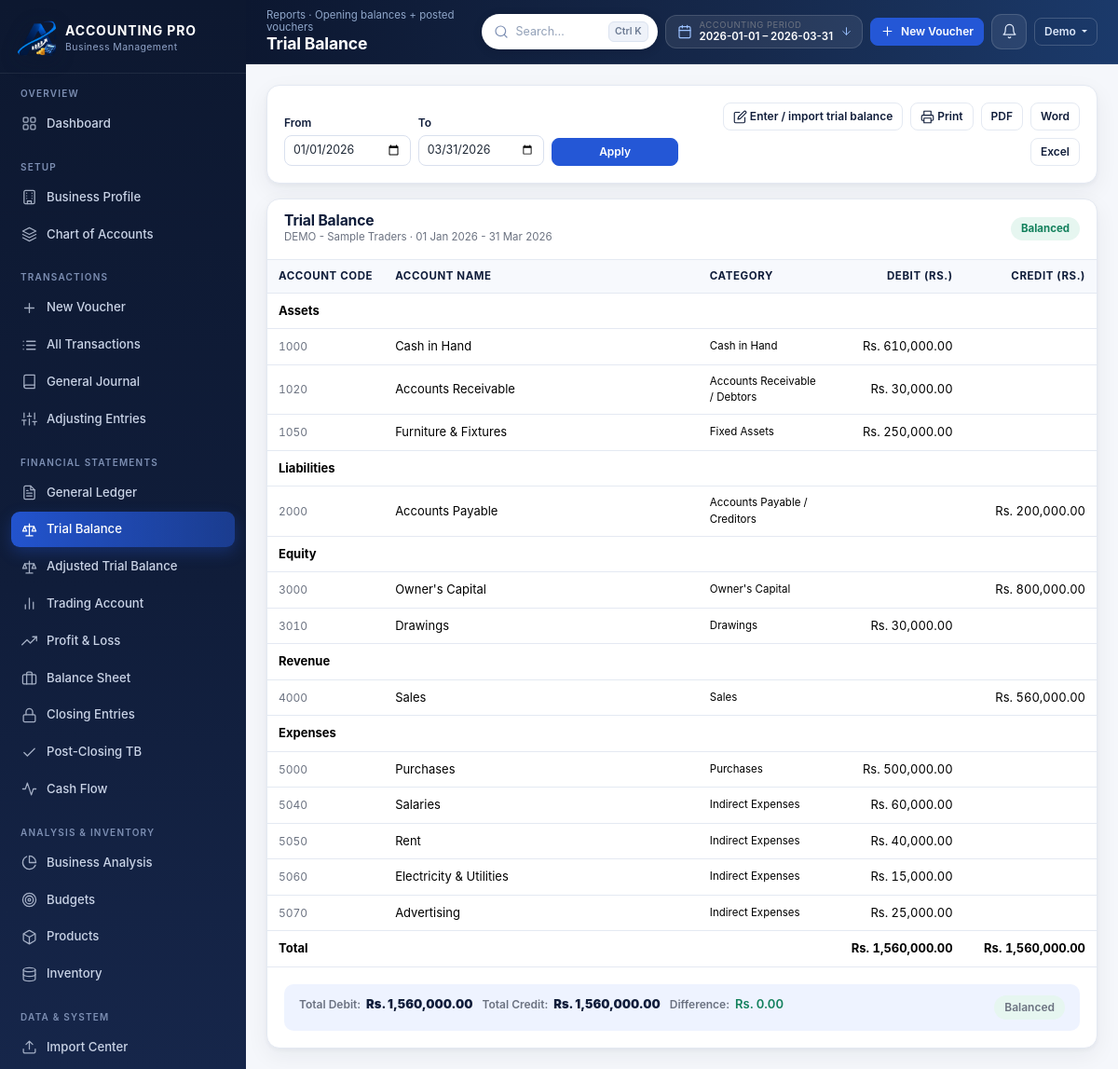
Screenshot of /trial-balance (signed in) with the database file from the repository.
### models.py (models this page shows, shortened)
class AccountingPeriod(db.Model):
    __tablename__ = "accounting_periods"
    __table_args__ = (UniqueConstraint("business_id", "label", name="uq_period_label"),)
    id = db.Column(Integer, primary_key=True)
    business_id = db.Column(Integer, ForeignKey("businesses.id", ondelete="CASCADE"),
                            nullable=False, index=True)
    label = db.Column(String(120), nullable=False)
    kind = db.Column(String(20), default="Yearly", nullable=False)
    start_date = db.Column(Date, nullable=False)
    end_date = db.Column(Date, nullable=False)
    is_active = db.Column(Boolean, default=True, nullable=False)
    is_closed = db.Column(Boolean, default=False, nullable=False)
    created_at = db.Column(DateTime, default=datetime.utcnow, nullable=False)
    business = relationship("Business", back_populates="periods")

class User(db.Model):
    __tablename__ = "users"
    id = db.Column(Integer, primary_key=True)
    name = db.Column(String(120), nullable=False)
    email = db.Column(String(190), nullable=False, unique=True, index=True)
    password_hash = db.Column(String(255), nullable=False)
    is_active = db.Column(Boolean, default=True, nullable=False)
    reset_token = db.Column(String(120), index=True)
    reset_expires = db.Column(DateTime)
    last_login = db.Column(DateTime)
    created_at = db.Column(DateTime, default=datetime.utcnow, nullable=False)
    businesses = relationship("Business", back_populates="user",
                              cascade="all, delete-orphan")
    settings = relationship("UserSettings", back_populates="user", uselist=False,
                            cascade="all, delete-orphan")

class Business(db.Model):
    __tablename__ = "businesses"
    id = db.Column(Integer, primary_key=True)
    user_id = db.Column(Integer, ForeignKey("users.id", ondelete="CASCADE"),
                        nullable=False, index=True)
    name = db.Column(String(190), nullable=False)
    logo = db.Column(String(255))
    owner_name = db.Column(String(150))
    address = db.Column(Text)
    phone = db.Column(String(50))
    email = db.Column(String(190))
    business_type = db.Column(String(100))
    currency = db.Column(String(8), default="PKR", nullable=False)
    fy_start = db.Column(Date, default=lambda: date(2026, 1, 1), nullable=False)
    fy_end = db.Column(Date, default=lambda: date(2026, 3, 31), nullable=False)
    accounting_method = db.Column(String(20), default="Accrual", nullable=False)
    description = db.Column(Text)
    created_at = db.Column(DateTime, default=datetime.utcnow, nullable=False)
    updated_at = db.Column(DateTime, default=datetime.utcnow, onupdate=datetime.utcnow)
    user = relationship("User", back_populates="businesses")
    periods = relationship("AccountingPeriod", back_populates="business",
                           cascade="all, delete-orphan")
    accounts = relationship("Account", back_populates="business",
                            cascade="all, delete-orphan")
    def active_period(self):
        for p in self.periods:
            if p.is_active:
                return p
        return self.periods[0] if self.periods else None

class Account(db.Model):
    __tablename__ = "accounts"
    __table_args__ = (
        UniqueConstraint("business_id", "code", name="uq_account_code"),
        Index("ix_account_business_cat", "business_id", "category"),
    )
    id = db.Column(Integer, primary_key=True)
    business_id = db.Column(Integer, ForeignKey("businesses.id", ondelete="CASCADE"),
                            nullable=False, index=True)
    code = db.Column(String(20), nullable=False)
    name = db.Column(String(150), nullable=False)
    category = db.Column(String(30), nullable=False)
    subcategory = db.Column(String(40), nullable=False)
    normal_balance = db.Column(String(10), nullable=False, default="Debit")
    opening_debit = db.Column(Money, default=ZERO, nullable=False)
    opening_credit = db.Column(Money, default=ZERO, nullable=False)
    description = db.Column(Text)
    is_active = db.Column(Boolean, default=True, nullable=False)
    created_at = db.Column(DateTime, default=datetime.utcnow, nullable=False)
    business = relationship("Business", back_populates="accounts")
    lines = relationship("JournalLine", back_populates="account")
    @property
    def subcategory_label(self):
        return SUBCATEGORIES.get(self.subcategory, (self.subcategory, self.category))[0]
    @property
    def opening_net(self):
        return money(self.opening_debit) - money(self.opening_credit)

### app.py (the view)
    @app.route("/trial-balance")
    @business_required
    def trial_balance_page():
        business = get_business()
        start, end = period_range()
        data = trial_balance(business.id, start, end)
        by_cat = {}
        for row in data["rows"]:
            by_cat.setdefault(row["category"], []).append(row)
        return render_template("trial_balance.html", data=data, by_cat=by_cat,
                               include_zero=request.args.get("zero") == "1")

### templates/trial_balance.html (shortened to what this page needs)
{% extends 'base.html' %}
{% from 'partials/icons.html' import icon %}
{% from 'partials/macros.html' import empty_state %}
{% block page_title %}Trial Balance{% endblock %}
{% block crumb %}Reports · Opening balances + posted vouchers{% endblock %}
{% block content %}
<div class="card mb-3 no-print">
  <div class="card-body">
    <div class="row g-2 align-items-end">
      <div class="col-12 col-lg-6">
        <form method="get" class="row g-2 align-items-end">
          <div class="col-6 col-md-4">
            <label class="form-label">From</label>
            <input type="date" class="form-control form-control-sm" name="start" value="{{ period_start }}">
          </div>
          <div class="col-6 col-md-4">
            <label class="form-label">To</label>
            <input type="date" class="form-control form-control-sm" name="end" value="{{ period_end }}">
          </div>
          <div class="col-12 col-md-4">
            <button class="btn btn-primary btn-sm w-100" type="submit">Apply</button>
          </div>
        </form>
      </div>
      <div class="col-12 col-lg-6 d-flex flex-wrap gap-2 justify-content-lg-end">
        <a class="btn btn-sm btn-ghost" href="{{ url_for('trial_balance_manual') }}">
          {{ icon('edit') }} Enter / import trial balance</a>
        <button class="btn btn-sm btn-ghost" type="button" data-print>{{ icon('printer') }} Print</button>
        <a class="btn btn-sm btn-ghost" href="{{ url_for('export_report', fmt='pdf', report_name='trial_balance') }}">PDF</a>
        <a class="btn btn-sm btn-ghost" href="{{ url_for('export_report', fmt='word', report_name='trial_balance') }}">Word</a>
        <a class="btn btn-sm btn-ghost" href="{{ url_for('export_report', fmt='excel', report_name='trial_balance') }}">Excel</a>
      </div>
    </div>
  </div>
</div>
<div class="card">
  <div class="card-header">
    <div>
      <h3>Trial Balance</h3>
      <div class="hint">{{ business.name }} · {{ period_label }}</div>
    </div>
    <span class="status-pill {{ 'ok' if data.is_balanced else 'bad' }}">
      {{ 'Balanced' if data.is_balanced else 'Not balanced' }}
    </span>
  </div>
  <div class="table-wrap">
    <table class="table table-stack align-middle">
      <thead>
        <tr>
          <th style="width:12%">Account Code</th>
          <th>Account Name</th>
          <th style="width:16%">Category</th>
          <th class="text-end" style="width:16%">Debit (Rs.)</th>
          <th class="text-end" style="width:16%">Credit (Rs.)</th>
        </tr>
      </thead>
      <tbody>
        {% for cat, rows in by_cat.items() %}
          <tr style="background:#f7f9fd">
            <td colspan="5"><strong>{{ cat }}</strong></td>
          </tr>
          {% for r in rows %}
            <tr>
              <td class="code" data-label="Code">{{ r.code }}</td>
              <td data-label="Account Name">{{ r.name }}</td>
              <td class="hint" data-label="Category">{{ r.subcategory_label }}</td>
              <td class="num" data-label="Debit">{{ r.debit|rs if r.debit else '' }}</td>
              <td class="num" data-label="Credit">{{ r.credit|rs if r.credit else '' }}</td>
            </tr>
          {% endfor %}
        {% else %}
          <tr><td colspan="5">
            {{ empty_state('Trial balance is empty',
               'No accounts carry balances for ' ~ period_label ~ '. Set opening balances or post vouchers.',
               'scale', url_for('accounts'), 'Chart of Accounts') }}
          </td></tr>
        {% endfor %}
      </tbody>
      <tfoot>
        <tr class="row-total">
          <td colspan="3">Total</td>
          <td class="num">{{ data.total_debit|rs }}</td>
          <td class="num">{{ data.total_credit|rs }}</td>
        </tr>
      </tfoot>
    </table>
  </div>
  <div class="card-body">
    <div class="totals-strip">
      <div class="item"><span>Total Debit:</span><strong>{{ data.total_debit|rs }}</strong></div>
      <div class="item"><span>Total Credit:</span><strong>{{ data.total_credit|rs }}</strong></div>
      <div class="item"><span>Difference:</span>
        <strong class="{{ 'amount-pos' if data.difference == 0 else 'amount-neg' }}">{{ data.difference|rs }}</strong>
      </div>
      <div class="item ms-auto">
        {% if data.is_balanced %}
          <span class="status-pill ok">Balanced</span>
        {% else %}
          <span class="status-pill bad">Not balanced — no balancing figure has been inserted</span>
        {% endif %}
      </div>
    </div>
  </div>
</div>
{% endblock %}

### templates/base.html (shortened to what this page needs)
{% from 'partials/icons.html' import icon %}
{% set notif_total = notifications.total if notifications is defined and notifications else 0 %}
{% set notif_items = notifications['items'] if notifications is defined and notifications else [] %}
<!doctype html>
<html lang="en">
<head>
  <link rel="stylesheet" href="{{ url_for('static', filename='vendor/bootstrap.min.css') }}">
  <link rel="stylesheet" href="{{ url_for('static', filename='css/style.css') }}">
</head>
<body>
{% if current_user %}
<div class="app-shell">
  <aside class="sidebar" id="sidebar">
    <div class="sidebar-brand">
      <img class="brand-mark brand-mark-logo" src="{{ url_for('static', filename='images/brand/logo-mark.png') }}" alt="ACCOUNTING PRO">
      <div class="brand-text">
        <strong>ACCOUNTING PRO</strong>
        <span>Business Management</span>
      </div>
    </div>
    {% set ep = request.endpoint %}
    <nav class="pb-3">
      <div class="nav-section">
        <div class="nav-section-title">Overview</div>
        <a class="nav-link {{ 'active' if ep == 'dashboard' }}" href="{{ url_for('dashboard') }}">{{ icon('grid') }} Dashboard</a>
      </div>
      <div class="nav-section">
        <div class="nav-section-title">Setup</div>
        <a class="nav-link {{ 'active' if ep in ['business_profile', 'add_period', 'activate_period'] }}" href="{{ url_for('business_profile') }}">{{ icon('building') }} Business Profile</a>
        <a class="nav-link {{ 'active' if ep in ['accounts', 'account_create', 'account_edit'] }}" href="{{ url_for('accounts') }}">{{ icon('layers') }} Chart of Accounts</a>
      </div>
      <div class="nav-section">
        <div class="nav-section-title">Transactions</div>
        <a class="nav-link {{ 'active' if ep == 'transaction_new' }}" href="{{ url_for('transaction_new') }}">{{ icon('plus') }} New Voucher</a>
        <a class="nav-link {{ 'active' if ep in ['transactions', 'transaction_view', 'transaction_edit'] }}" href="{{ url_for('transactions') }}">{{ icon('list') }} All Transactions</a>
        <a class="nav-link {{ 'active' if ep == 'journal' }}" href="{{ url_for('journal') }}">{{ icon('book') }} General Journal</a>
        <a class="nav-link {{ 'active' if ep in ['adjustments', 'adjustment_new'] }}" href="{{ url_for('adjustments') }}">{{ icon('sliders') }} Adjusting Entries</a>
      </div>
      <div class="nav-section">
        <div class="nav-section-title">Financial Statements</div>
        <a class="nav-link {{ 'active' if ep == 'ledger' }}" href="{{ url_for('ledger') }}">{{ icon('file-text') }} General Ledger</a>
        <a class="nav-link {{ 'active' if ep in ['trial_balance_page', 'trial_balance_manual'] }}" href="{{ url_for('trial_balance_page') }}">{{ icon('scale') }} Trial Balance</a>
        <a class="nav-link {{ 'active' if ep == 'adjusted_trial_balance_page' }}" href="{{ url_for('adjusted_trial_balance_page') }}">{{ icon('scale') }} Adjusted Trial Balance</a>
        <a class="nav-link {{ 'active' if ep == 'trading_account_page' }}" href="{{ url_for('trading_account_page') }}">{{ icon('chart') }} Trading Account</a>
        <a class="nav-link {{ 'active' if ep == 'profit_loss_page' }}" href="{{ url_for('profit_loss_page') }}">{{ icon('trending') }} Profit &amp; Loss</a>
        <a class="nav-link {{ 'active' if ep == 'balance_sheet_page' }}" href="{{ url_for('balance_sheet_page') }}">{{ icon('briefcase') }} Balance Sheet</a>
        <a class="nav-link {{ 'active' if ep == 'closing_entries_page' }}" href="{{ url_for('closing_entries_page') }}">{{ icon('lock') }} Closing Entries</a>
        <a class="nav-link {{ 'active' if ep == 'post_closing_tb_page' }}" href="{{ url_for('post_closing_tb_page') }}">{{ icon('check') }} Post-Closing TB</a>
        <a class="nav-link {{ 'active' if ep == 'cash_flow_page' }}" href="{{ url_for('cash_flow_page') }}">{{ icon('activity') }} Cash Flow</a>
      </div>
      <div class="nav-section">
        <div class="nav-section-title">Analysis &amp; Inventory</div>
        <a class="nav-link {{ 'active' if ep == 'analysis_page' }}" href="{{ url_for('analysis_page') }}">{{ icon('pie') }} Business Analysis</a>
        <a class="nav-link {{ 'active' if ep == 'budgets' }}" href="{{ url_for('budgets') }}">{{ icon('target') }} Budgets</a>
        <a class="nav-link {{ 'active' if ep == 'products' }}" href="{{ url_for('products') }}">{{ icon('box') }} Products</a>
        <a class="nav-link {{ 'active' if ep == 'inventory' }}" href="{{ url_for('inventory') }}">{{ icon('database') }} Inventory</a>
      </div>
      <div class="nav-section">
        <div class="nav-section-title">Data &amp; System</div>
        <a class="nav-link {{ 'active' if ep in ['import_center', 'import_preview'] }}" href="{{ url_for('import_center') }}">{{ icon('upload') }} Import Center</a>
      </div>
    </nav>
  </aside>
  <div class="main-wrap">
    <header class="topbar">
      <div class="page-heading">
        <div class="crumb">{% block crumb %}Dashboard{% endblock %}</div>
        <h1>{% block page_title %}Dashboard{% endblock %}</h1>
      </div>
      <div class="topbar-actions">
        <div class="topbar-search">
          <form method="get" action="{{ url_for('search') }}" role="search">
            <span class="search-ico">{{ icon('search') }}</span>
            <input type="search" name="q" id="globalSearch" autocomplete="off"
                   value="{{ request.args.get('q', '') if request.endpoint == 'search' else '' }}"
                   placeholder="Search&hellip;" aria-label="Global search"
                   title="Search accounts, vouchers and products (Ctrl+K)">
            <span class="kbd-hint">Ctrl K</span>
          </form>
        </div>
        <div class="dropdown fy-pill-wrap d-none d-xl-flex">
          <button class="fy-pill" type="button" data-bs-toggle="dropdown" aria-label="Accounting period">
            <span class="fy-ico">{{ icon('calendar') }}</span>
            <span class="fy-meta">
              <small>Accounting period</small>
              <span class="fy-range">{{ period_start }} &ndash; {{ period_end }}</span>
            </span>
            <span class="fy-caret">{{ icon('arrow-down') }}</span>
          </button>
        </div>
        <a class="btn btn-sm btn-primary btn-icon d-none d-md-inline-flex"
           href="{{ url_for('transaction_new') }}">{{ icon('plus') }} New Voucher</a>
        <div class="dropdown bell-wrap">
          <button class="bell-btn" type="button" data-bs-toggle="dropdown"
                  aria-label="Notifications{% if notif_total %} ({{ notif_total }} pending){% endif %}">
          </button>
        </div>
        <div class="dropdown">
          <button class="btn btn-sm btn-ghost dropdown-toggle" type="button" data-bs-toggle="dropdown">
            {{ current_user.name.split(' ')[0] }}
          </button>
        </div>
      </div>
    </header>
    <main class="content">
      <div class="content-inner">
        {% block content %}{% endblock %}
      </div>
    </main>
  </div>
</div>
{% else %}
  {% block auth %}{% endblock %}
{% endif %}
</body>
</html>

### rows the page displays
AccountingPeriod: start_date "2026-01-01", end_date "2026-03-31", start "01/01/2026", end "03/31/2026"
User: name "Demo"
Business: name "DEMO - Sample Traders"
Account: category "Assets", code "1000", name "Cash in Hand", subcategory_label "Cash in Hand", debit|rs "Rs. 610,000.00"
Account: code "1020", name "Accounts Receivable", subcategory_label "Accounts Receivable / Debtors", debit|rs "Rs. 30,000.00"
Account: code "1050", name "Furniture & Fixtures", subcategory_label "Fixed Assets", debit|rs "Rs. 250,000.00"
Account: category "Liabilities", code "2000", name "Accounts Payable", subcategory_label "Accounts Payable / Creditors", credit|rs "Rs. 200,000.00"
Account: category "Equity", code "3000", name "Owner's Capital", subcategory_label "Owner's Capital", credit|rs "Rs. 800,000.00"
Account: code "3010", name "Drawings", subcategory_label "Drawings", debit|rs "Rs. 30,000.00"
Account: category "Revenue", code "4000", name "Sales", subcategory_label "Sales", credit|rs "Rs. 560,000.00"
Account: category "Expenses", code "5000", name "Purchases", subcategory_label "Purchases", debit|rs "Rs. 500,000.00"
Account: code "5040", name "Salaries", subcategory_label "Indirect Expenses", debit|rs "Rs. 60,000.00"
Account: code "5050", name "Rent", subcategory_label "Indirect Expenses", debit|rs "Rs. 40,000.00"
Account: code "5060", name "Electricity & Utilities", subcategory_label "Indirect Expenses", debit|rs "Rs. 15,000.00"
Account: code "5070", name "Advertising", subcategory_label "Indirect Expenses", debit|rs "Rs. 25,000.00"

### other values shown
{{ period_label }} "01 Jan 2026 - 31 Mar 2026"
{{ 'Balanced' if data.is_balanced else 'Not balanced' }} "Balanced"
{{ data.total_debit|rs }} "Rs. 1,560,000.00"
{{ data.total_credit|rs }} "Rs. 1,560,000.00"
{{ data.difference|rs }} "Rs. 0.00"
